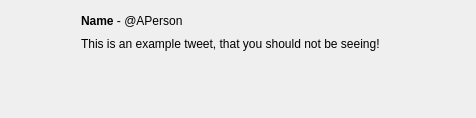
<?xml version="1.0" encoding="UTF-8"?>
<ui version="4.0">
 <class>TimelineTweet</class>
 <widget class="QWidget" name="TimelineTweet">
  <property name="geometry">
   <rect>
    <x>0</x>
    <y>0</y>
    <width>476</width>
    <height>114</height>
   </rect>
  </property>
  <property name="sizePolicy">
   <sizepolicy hsizetype="Expanding" vsizetype="Minimum">
    <horstretch>0</horstretch>
    <verstretch>0</verstretch>
   </sizepolicy>
  </property>
  <property name="windowTitle">
   <string>TimelineTweet</string>
  </property>
  <layout class="QGridLayout" name="gridLayout">
   <item row="0" column="2">
    <widget class="QLabel" name="userName">
     <property name="sizePolicy">
      <sizepolicy hsizetype="Expanding" vsizetype="Fixed">
       <horstretch>0</horstretch>
       <verstretch>0</verstretch>
      </sizepolicy>
     </property>
     <property name="baseSize">
      <size>
       <width>0</width>
       <height>20</height>
      </size>
     </property>
     <property name="text">
      <string>&lt;b&gt;Name&lt;/b&gt; - @APerson</string>
     </property>
    </widget>
   </item>
   <item row="0" column="1">
    <spacer name="horizontalSpacer">
     <property name="orientation">
      <enum>Qt::Horizontal</enum>
     </property>
     <property name="sizeType">
      <enum>QSizePolicy::Minimum</enum>
     </property>
     <property name="sizeHint" stdset="0">
      <size>
       <width>64</width>
       <height>20</height>
      </size>
     </property>
    </spacer>
   </item>
   <item row="1" column="1">
    <widget class="QLabel" name="avatar">
     <property name="sizePolicy">
      <sizepolicy hsizetype="Fixed" vsizetype="Fixed">
       <horstretch>0</horstretch>
       <verstretch>0</verstretch>
      </sizepolicy>
     </property>
     <property name="minimumSize">
      <size>
       <width>64</width>
       <height>64</height>
      </size>
     </property>
     <property name="maximumSize">
      <size>
       <width>64</width>
       <height>64</height>
      </size>
     </property>
     <property name="sizeIncrement">
      <size>
       <width>16</width>
       <height>16</height>
      </size>
     </property>
     <property name="baseSize">
      <size>
       <width>64</width>
       <height>64</height>
      </size>
     </property>
     <property name="text">
      <string/>
     </property>
    </widget>
   </item>
   <item row="2" column="1">
    <spacer name="verticalSpacer">
     <property name="orientation">
      <enum>Qt::Vertical</enum>
     </property>
     <property name="sizeType">
      <enum>QSizePolicy::Minimum</enum>
     </property>
     <property name="sizeHint" stdset="0">
      <size>
       <width>64</width>
       <height>0</height>
      </size>
     </property>
    </spacer>
   </item>
   <item row="1" column="2" rowspan="2">
    <widget class="QLabel" name="tweetContent">
     <property name="sizePolicy">
      <sizepolicy hsizetype="Expanding" vsizetype="Minimum">
       <horstretch>0</horstretch>
       <verstretch>0</verstretch>
      </sizepolicy>
     </property>
     <property name="text">
      <string>This is an example tweet, that you should not be seeing!</string>
     </property>
     <property name="alignment">
      <set>Qt::AlignLeading|Qt::AlignLeft|Qt::AlignTop</set>
     </property>
     <property name="wordWrap">
      <bool>true</bool>
     </property>
     <property name="openExternalLinks">
      <bool>true</bool>
     </property>
     <property name="textInteractionFlags">
      <set>Qt::LinksAccessibleByMouse|Qt::TextSelectableByMouse</set>
     </property>
    </widget>
   </item>
  </layout>
 </widget>
 <resources/>
 <connections/>
</ui>
